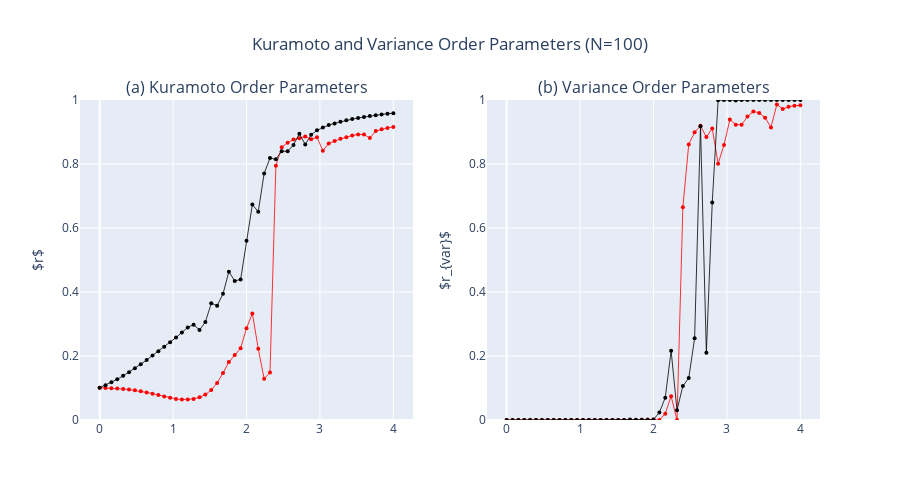

The code cell stored with this chart in its notebook:
### Code cell
# Create subplot figure with shared axes
fig = make_subplots(rows=1, cols=2, subplot_titles=["(a) Kuramoto Order Parameters", "(b) Variance Order Parameters"], horizontal_spacing=0.1, shared_xaxes=True)

# Add traces to subplot 1
fig.add_trace(
    go.Scatter(x=t, y=order_ex, mode='markers+lines', marker=dict(color='red', size=4), line=dict(width=0.8), name='Order Ex'),
    row=1, col=1
)
fig.add_trace(
    go.Scatter(x=t, y=order_nex, mode='markers+lines', marker=dict(color='black', size=4), line=dict(width=0.8), name='Order Nex'),
    row=1, col=1
)
fig.update_yaxes(title_text='$r$', range=[0,1], row=1, col=1)

# Add traces to subplot 2
fig.add_trace(
    go.Scatter(x=t, y=variance_ex, mode='markers+lines', marker=dict(color='red', size=4), line=dict(width=0.8), name='Variance Ex'),
    row=1, col=2
)
fig.add_trace(
    go.Scatter(x=t, y=variance_nex, mode='markers+lines', marker=dict(color='black', size=4), line=dict(width=0.8), name='Variance Nex'),
    row=1, col=2
)
fig.update_yaxes(title_text=r'$r_{var}$', range=[0,1], row=1, col=2)

# Update layout with synchronized hovermode
fig.update_layout(height=500, width=900, showlegend=False, title_text=f"Kuramoto and Variance Order Parameters (N={NODE})", title_x=0.5, hovermode='x unified')

fig.show()

### Figure 1 — Plotly figure (JSON) as saved in the notebook; plotly's stock layout.template omitted (floating-point values rounded to 4 significant figures)
{"data": [{"line": {"width": 0.8}, "marker": {"color": "red", "size": 4}, "mode": "markers+lines", "name": "Order Ex", "type": "scatter", "x": [0, 0.08, 0.16, 0.24, 0.32, 0.4, 0.48, 0.56, 0.64, 0.72, 0.8, 0.88, 0.96, 1.04, 1.12, 1.2, 1.28, 1.36, 1.44, 1.52, 1.6, 1.68, 1.76, 1.84, 1.92, 2, 2.08, 2.16, 2.24, 2.32, 2.4, 2.48, 2.56, 2.64, 2.72, 2.8, 2.88, 2.96, 3.04, 3.12, 3.2, 3.28, 3.36, 3.44, 3.52, 3.6, 3.68, 3.76, 3.84, 3.92, 4], "xaxis": "x", "y": [0.1009, 0.1004, 0.0996, 0.09848, 0.09697, 0.09502, 0.09259, 0.08965, 0.08618, 0.08224, 0.07793, 0.07347, 0.06927, 0.06584, 0.06381, 0.06373, 0.06597, 0.07088, 0.0794, 0.09351, 0.1157, 0.1468, 0.181, 0.2029, 0.224, 0.2868, 0.3331, 0.2227, 0.1293, 0.1481, 0.7946, 0.8525, 0.8667, 0.8766, 0.8802, 0.8858, 0.877, 0.8838, 0.8416, 0.8641, 0.8718, 0.8787, 0.8839, 0.8889, 0.8924, 0.8922, 0.881, 0.903, 0.9086, 0.9127, 0.916], "yaxis": "y"}, {"line": {"width": 0.8}, "marker": {"color": "black", "size": 4}, "mode": "markers+lines", "name": "Order Nex", "type": "scatter", "x": [0, 0.08, 0.16, 0.24, 0.32, 0.4, 0.48, 0.56, 0.64, 0.72, 0.8, 0.88, 0.96, 1.04, 1.12, 1.2, 1.28, 1.36, 1.44, 1.52, 1.6, 1.68, 1.76, 1.84, 1.92, 2, 2.08, 2.16, 2.24, 2.32, 2.4, 2.48, 2.56, 2.64, 2.72, 2.8, 2.88, 2.96, 3.04, 3.12, 3.2, 3.28, 3.36, 3.44, 3.52, 3.6, 3.68, 3.76, 3.84, 3.92, 4], "xaxis": "x", "y": [0.1009, 0.1089, 0.1177, 0.1274, 0.1379, 0.1493, 0.1615, 0.1743, 0.1876, 0.2013, 0.2151, 0.2289, 0.2429, 0.2577, 0.2736, 0.2894, 0.2979, 0.2814, 0.306, 0.3646, 0.3573, 0.3943, 0.4636, 0.4343, 0.4394, 0.5599, 0.6731, 0.6511, 0.77, 0.8185, 0.8151, 0.8401, 0.8395, 0.8596, 0.8944, 0.8611, 0.891, 0.9051, 0.914, 0.9217, 0.9269, 0.932, 0.9364, 0.9403, 0.9438, 0.9469, 0.9498, 0.9524, 0.9547, 0.9569, 0.959], "yaxis": "y"}, {"line": {"width": 0.8}, "marker": {"color": "red", "size": 4}, "mode": "markers+lines", "name": "Variance Ex", "type": "scatter", "x": [0, 0.08, 0.16, 0.24, 0.32, 0.4, 0.48, 0.56, 0.64, 0.72, 0.8, 0.88, 0.96, 1.04, 1.12, 1.2, 1.28, 1.36, 1.44, 1.52, 1.6, 1.68, 1.76, 1.84, 1.92, 2, 2.08, 2.16, 2.24, 2.32, 2.4, 2.48, 2.56, 2.64, 2.72, 2.8, 2.88, 2.96, 3.04, 3.12, 3.2, 3.28, 3.36, 3.44, 3.52, 3.6, 3.68, 3.76, 3.84, 3.92, 4], "xaxis": "x2", "y": [9.458e-06, 9.702e-06, 9.959e-06, 1.023e-05, 1.051e-05, 1.081e-05, 1.112e-05, 1.146e-05, 1.184e-05, 1.227e-05, 1.277e-05, 1.341e-05, 1.424e-05, 1.537e-05, 1.698e-05, 1.929e-05, 2.251e-05, 2.667e-05, 3.143e-05, 3.644e-05, 4.343e-05, 6.903e-05, 0.0002186, 0.0007357, 0.001473, 0.001554, 0.0001617, 0.01979, 0.07443, 0.000203, 0.6651, 0.8611, 0.8992, 0.9192, 0.8841, 0.911, 0.801, 0.8592, 0.9389, 0.9227, 0.923, 0.9481, 0.9643, 0.9597, 0.9445, 0.9144, 0.9861, 0.9717, 0.9791, 0.9821, 0.9833], "yaxis": "y2"}, {"line": {"width": 0.8}, "marker": {"color": "black", "size": 4}, "mode": "markers+lines", "name": "Variance Nex", "type": "scatter", "x": [0, 0.08, 0.16, 0.24, 0.32, 0.4, 0.48, 0.56, 0.64, 0.72, 0.8, 0.88, 0.96, 1.04, 1.12, 1.2, 1.28, 1.36, 1.44, 1.52, 1.6, 1.68, 1.76, 1.84, 1.92, 2, 2.08, 2.16, 2.24, 2.32, 2.4, 2.48, 2.56, 2.64, 2.72, 2.8, 2.88, 2.96, 3.04, 3.12, 3.2, 3.28, 3.36, 3.44, 3.52, 3.6, 3.68, 3.76, 3.84, 3.92, 4], "xaxis": "x2", "y": [9.458e-06, 9.623e-06, 9.828e-06, 1.008e-05, 1.04e-05, 1.08e-05, 1.13e-05, 1.194e-05, 1.276e-05, 1.381e-05, 1.518e-05, 1.698e-05, 1.938e-05, 2.259e-05, 2.683e-05, 3.218e-05, 3.844e-05, 4.827e-05, 7.675e-05, 0.0001477, 0.0003653, 0.001363, 0.0009337, 0.0005141, 0.0009814, 0.001362, 0.02333, 0.06986, 0.2161, 0.03059, 0.1061, 0.1311, 0.2552, 0.9182, 0.2102, 0.6798, 0.9991, 0.9999, 1.0, 0.9983, 1.0, 1.0, 1.0, 1.0, 1.0, 1.0, 1.0, 1.0, 1.0, 1, 1], "yaxis": "y2"}], "layout": {"annotations": [{"font": {"size": 16}, "showarrow": false, "text": "(a) Kuramoto Order Parameters", "x": 0.225, "xanchor": "center", "xref": "paper", "y": 1, "yanchor": "bottom", "yref": "paper"}, {"font": {"size": 16}, "showarrow": false, "text": "(b) Variance Order Parameters", "x": 0.775, "xanchor": "center", "xref": "paper", "y": 1, "yanchor": "bottom", "yref": "paper"}], "height": 500, "hovermode": "x unified", "showlegend": false, "title": {"text": "Kuramoto and Variance Order Parameters (N=100)", "x": 0.5}, "width": 900, "xaxis": {"anchor": "y", "domain": [0, 0.45]}, "xaxis2": {"anchor": "y2", "domain": [0.55, 1]}, "yaxis": {"anchor": "x", "domain": [0, 1], "range": [0, 1], "title": {"text": "$r$"}}, "yaxis2": {"anchor": "x2", "domain": [0, 1], "range": [0, 1], "title": {"text": "$r_{var}$"}}}}
